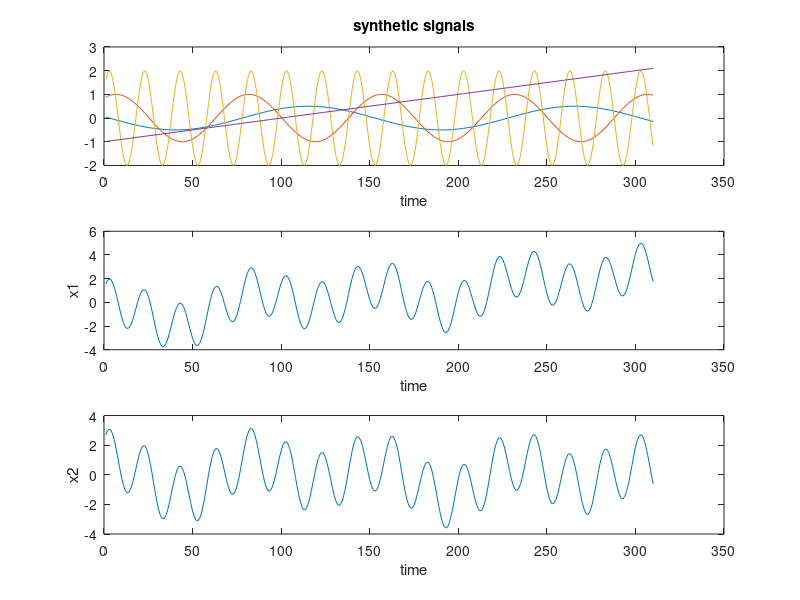

Recreate this plot in MATLAB. (Note: this script raises an error after producing the figure.)
%%%%%%%%%%%%%%%%%%%%%%%%%%%%%%%%%%%%%%%%%%
% Tutorial 7 (17 Oct 2016)
% Application of moving-average and singular spectrum analysis (SSA)
% on synthetic data
%%%%%%%%%%%%%%%%%%%%%%%%%%%%%%%%%%%%%%%%%%

%%%%%%%%%%%%%%%%%%
% Moving average 
%%%%%%%%%%%%%%%%%% 
% creating x1 and x2 as a superposition of synthetic signals 
k=2*pi/50;
omega=[2*pi/150 2*pi/75 2*pi/20];
x=[1:100];
t=[1:310];

y(1,:)=0.5*sin(k*x(1)-omega(1)*t);
y(2,:)=sin(k*x(17)-omega(2)*t);
y(3,:)=2*sin(k*x(70)-omega(3)*t);
y(4,:)=0.01*t-1;

x1=sum(y);

% subtract linear regression line
tn(1:310)=1;
tn=[tn' t'];
b=regress(x1',tn);
trend=tn*b;

x2=x1-trend';	

figure;
subplot(3,1,1)
plot(y');
xlabel('time');
title('synthetic signals');

subplot(3,1,2)
plot(x1);
xlabel('time');
ylabel('x1');

subplot(3,1,3)
plot(x2);
xlabel('time');
ylabel('x2');

% define taper function for FSA
taper_function = ones(size(x2));
taper_length = 20;
taper_function(1:taper_length) = sin(pi*(0:taper_length-1)/(2*taper_length)).^2;
taper_function(end-taper_length+1:end) = sin(pi*(taper_length-1:-1:0)/(2*taper_length)).^2;

% Apply running mean (moving average) as a filter in time domain
% from autospectrum we read the frequncies for the peaks
[P, w] = periodogram(taper_function.*x2,[],size(x2,2));
omeg=w([3 5 16 17]);

% calculate window sizes for the moving average from these 
% frequencies from autospectrum
window1=2*pi/omeg(1);
window2=2*pi/omeg(2);
window3=2*pi/mean(omeg(3:4));

% start by applying the smallest window (window 3)
% i.e. removing high-frequency signal

% 1) apply window3 running mean on x2
window=floor(window3);
for i=1:length(x2)-window+1;
    runmean(i)=nanmean(x2(i:i+window-1));
end

x2_runmean=runmean;

% original series - running mean = signal with higest freqency
y3_rec=x2(floor(window3/2):end-floor(window3/2))-x2_runmean;
figure; 
subplot(3,1,1)
title('results from the application of moving-average');
plot(t,y(3,:),'r-',t(floor(window3/2):end-floor(window3/2)),y3_rec,'b-');
legend('original','filtered')

% 2) apply window2 running mean on x2_runmean
clear runmean;

window=floor(window2);
for i=1:length(x2_runmean)-window+1;
    runmean(i)=nanmean(x2_runmean(i:i+window-1));
end

x3_runmean=runmean;

% original series - running mean = signal with higest freqency
t_new=t(floor(window3/2):end-floor(window3/2));
y2_rec=x2_runmean(floor(window2/2):end-floor(window2/2)-1)-x3_runmean;
subplot(3,1,2)
plot(t,y(2,:),'r-',t_new(floor(window2/2):end-floor(window2/2)-1),y2_rec,'b-');

% x3_runmean should resemble y(1,:)
subplot(3,1,3)
plot(t,y(1,:),'r-',t_new(floor(window2/2):end-floor(window2/2)-1),x3_runmean,'b-');

figure;
subplot(3,1,1)
plot(t,x2,'k-',t(floor(window3/2):end-floor(window3/2)),x2_runmean,'g-');
xlabel('x2');
legend('timeseries','running mean');
title('steps in the application of moving average');

subplot(3,1,2)
plot(t(floor(window3/2):end-floor(window3/2)),x2_runmean,'k-',t_new(floor(window2/2):end-floor(window2/2)-1),x3_runmean,'g-');
xlabel('x2 step1');

subplot(3,1,3)
plot(t_new(floor(window2/2):end-floor(window2/2)-1),x3_runmean,'k-');
xlabel('x2 step2');


%%%%%%%%%%%%%%%%%%
% SSA
%%%%%%%%%%%%%%%%%% 
% creating lagged copies of the time series
L=151;
n=size(x1,2);

x1_lag(1:L,1:n-L+1)=NaN;  % reserving space
x2_lag=x1_lag;
for i=1:L
x1_lag(i,:)=x1(1,i:n-L+i);
x2_lag(i,:)=x2(1,i:n-L+i);
end

% PCA applied on x1_lag (w/ trend) and x2_lag (detrended)
[eigenvectors1,PCs1,eigenvalues1]=princomp(x1_lag');
[eigenvectors2,PCs2,eigenvalues2]=princomp(x2_lag');

% contribution of each mode pair to total variance 
variance1=eigenvalues1([1:2:L-1])+eigenvalues1([2:2:L-1]);
variance1=100*variance1./sum(eigenvalues1); % in percent

variance2=eigenvalues2([1:2:L-1])+eigenvalues2([2:2:L-1]);
variance2=100*variance2./sum(eigenvalues2); % in percent

% plotting first 4 pairs of eigenvectors and PCs for x1 (w/ trend)
figure;
for i=1:4
subplot(4,2,i*2-1)
plot(eigenvectors1(:,i*2-1:i*2))
title('SSA eigenvectors for x1');
title(['x1 eigenvectors ',num2str(2*i-1),' ',num2str(2*i)])

subplot(4,2,i*2)
plot(PCs1(:,i*2-1:i*2));
title('PCs for x1');
end

% plotting first 4 pairs of eigenvectors and PCs for x2 (detrended)
figure;
for i=1:4
subplot(4,2,i*2-1)
plot(eigenvectors2(:,i*2-1:i*2))
title('SSA eigenvectors for x2');
title(['x2 eigenvectors ',num2str(2*i-1),' ',num2str(2*i)])

subplot(4,2,i*2)
plot(PCs2(:,i*2-1:i*2));
title('PCs for x1');
end

% reconstructing the three signals from the pair of modes
% The first signal the one with higest frequencies, so this on is reconstructred from 
% the first pair of modes (mode 1 and mode 2)
% The second signal (medium feequancy) is reconstructed from modes 3 and 4
% the third signal (low frequncy) is reconstructed from modes 5 and 6
for i=1:3
x1_lag_rec(i,:)=PCs1(1,i*2-1).*eigenvectors1(:,i*2-1)+PCs1(1,i*2).*eigenvectors1(:,i*2);
x2_lag_rec(i,:)=PCs2(1,i*2-1).*eigenvectors2(:,i*2-1)+PCs2(1,i*2).*eigenvectors2(:,i*2);
end

figure;
subplot(3,1,1)
plot(t,y(3,:),'r-',t(1:151),x1_lag_rec(1,:),'b-',t(1:151),x2_lag_rec(1,:),'g-');
xlabel('time');
xlim([1 151])
ylim([-2.2 2.2]);
legend('original','x1 reconstr','x2 reconstr');
title('reconstruction of signals with SSA');

subplot(3,1,2)
plot(t,y(2,:),'r-',t(1:151),x1_lag_rec(2,:),'b-',t(1:151),x2_lag_rec(2,:),'g-');
xlabel('time');
xlim([1 151])
ylim([-2.2 2.2]);

subplot(3,1,3)
plot(t,y(1,:),'r-',t(1:151),x1_lag_rec(3,:),'b-',t(1:151),x2_lag_rec(3,:),'g-');
xlabel('time');
xlim([1 151])
ylim([-2.2 2.2]);




